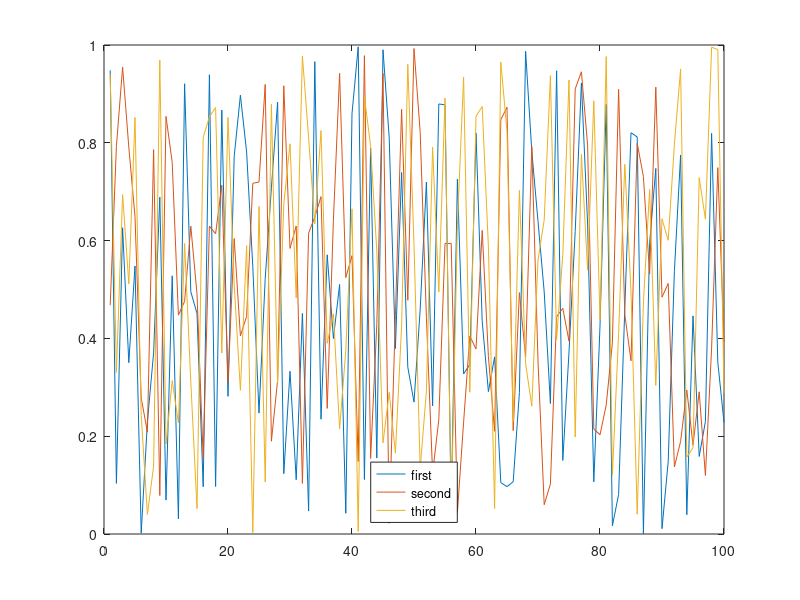

Recreate this plot in MATLAB.
function result = test_legend_010
result = false;
a = figure;
plot(rand(100,3));
legend('first','second','third','location','south');
drawnow;
close(a);
result = true;
